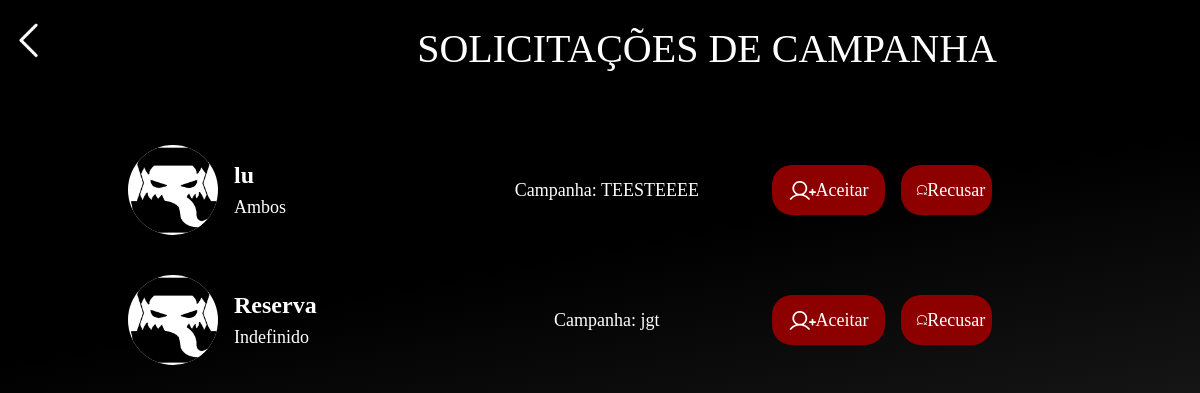
The page /chat/chat/gerenciar_solicitacoes/ (signed in) on the database its author committed.
### chat/models.py (models this page shows, shortened)
class SolicitacaoEntrada(models.Model):
    from home.models import Campanha, Perfil
    de_usuario = models.ForeignKey(Perfil, on_delete=models.CASCADE, related_name='solicitacoes_enviadas_campanha')
    para_campanha = models.ForeignKey(Campanha, on_delete=models.CASCADE, related_name='solicitacoes_entrada')
    status = models.CharField(max_length=20, default='Pendente')
    aceita = models.BooleanField(default=False)

### home/models.py (models this page shows, shortened)
class Perfil(models.Model):
    nomePerfil = models.ForeignKey(User, on_delete=models.CASCADE)
    slug = models.SlugField(User, unique=True)
    SESSION_CHOICES = (
        ('Online', 'Online'),
        ('Presencial', 'Presencial'),
    )
    PLAYER_TYPE_CHOICES = (
        ('Mestre', 'Mestre'),
        ('Jogador', 'Jogador'),
        ('Ambos', 'Ambos'),
    )
    RPG_SYSTEM_CHOICES = (
        ('Dungeons & Dragons', 'Dungeons & Dragons'),
        ('Tormenta20', 'Tormenta20'),
        ('Ordem Paranormal', 'Ordem Paranormal'),
        ('Call of Cthulhu', 'Call of Cthulhu'),
        ('Outros', 'Outros'),
    )
    fotoConta = models.ImageField(upload_to='images/profilePictures')
    tipo_sessao = models.CharField(max_length=20, choices=SESSION_CHOICES, null=True)
    tipo_player = models.CharField(max_length=20, choices=PLAYER_TYPE_CHOICES, null=True)
    descricao = models.TextField(max_length=256, null=True)
    sistema_rpg = models.CharField(max_length=20, choices=RPG_SYSTEM_CHOICES, null=True)
    idade = models.IntegerField(null=True)

class Campanha(models.Model):
    nomeMestre = models.ForeignKey(Perfil, on_delete=models.CASCADE)
    SISTEMAS_RPG_CHOICES = (
        ('Dungeons & Dragons', 'Dungeons & Dragons'),
        ('Ordem Paranormal', 'Ordem Paranormal'),
        ('Tormenta20', 'Tormenta20'),
        ('Call of Cthulu', 'Call of Cthulu'),
        ('Outro', 'Outro')
    )
    AMBIENTES_RPG_CHOICES = (
        ('Online', 'Online'),
        ('Presencial', 'Presencial')
    )
    GENERO_RPG_CHOICES = (
        ('Aventura', 'Aventura'),
        ('Fantasia', 'Fantasia'),
        ('Histórico', 'Histórico'),
        ('Mistério', 'Mistério'),
        ('Suspense', 'Suspense'),
        ('Terror', 'Terror'),
    )
    nomeCampanha = models.CharField(max_length=52, null=True)
    sistemaCampanha = models.CharField(max_length=100, choices=SISTEMAS_RPG_CHOICES, null=True)
    descricaoCampanha = models.TextField(max_length=256, null=True)
    fotoCampanha = models.ImageField(upload_to='images/FotoCampanha/', null=True)
    ambienteCampanha = models.CharField(max_length=100, choices=AMBIENTES_RPG_CHOICES, null=True)
    numeroJogadores = models.IntegerField(null=True)
    diasSessao = models.CharField(max_length=52, null=True)
    generoRPG = models.CharField(max_length=100, choices=GENERO_RPG_CHOICES, null=True)

### chat/views.py (the view)
# urls.py: path('chat/gerenciar_solicitacoes/', views.gerenciar_solicitacoes, name='gerenciar_solicitacoes'),
@login_required
def gerenciar_solicitacoes(request, campanha_id=None):
    from home.models import Campanha
    campanha = None  # Inicialmente defina campanha como None
    campanhas_do_mestre = Campanha.objects.filter(nomeMestre__nomePerfil=request.user)
    if campanha_id:
        campanha = get_object_or_404(Campanha, pk=campanha_id)
        if campanha.nomeMestre.nomePerfil != request.user:
            return HttpResponseForbidden('Você não tem permissão para gerenciar solicitações desta campanha.')
        solicitacoes = SolicitacaoEntrada.objects.filter(para_campanha=campanha, aceita=False, status='Pendente')
    else:
        solicitacoes = SolicitacaoEntrada.objects.filter(para_campanha__in=campanhas_do_mestre, aceita=False, status='Pendente')
    context = {
        'campanha': campanha,
        'solicitacoes': solicitacoes,
    }
    return render(request, 'principal/gerenciar_solicitacoes.html', context)

### home/templates/principal/gerenciar_solicitacoes.html (shortened to what this page needs)
{% extends "principal/base.html" %}
{% load static %}
{% block head %}
<link rel="stylesheet" href="{% static 'css/global-ia.css' %}" />
<link rel="stylesheet" href="{% static 'css/buscar-usuario.css'%}" />
<link rel="stylesheet" href="{% static 'css/responsivity.css'%}">
{% endblock %}
{% block conteudo %}
<div class="amigos1">
<div class="flex" style="height: 100vh;">
  <div class="add-area flex">
    <div class="add-contacts flex">
      <button style="all: unset;" onclick="goBack()">
        <img class="down-arrow-1-41" alt="" src="{% static 'img/public/downarrow-1-4@2x.png'%}" id="downArrow14"/>
      </button>
      <div id="amizades">SOLICITAÇÕES DE CAMPANHA</div>
    </div>
    <div class="contact-list flex">
      {% for solicitacao in solicitacoes %}
        {% if solicitacao.status == 'Pendente' %}
        <div onclick="initMob()" class="amizade">
          <div class="image-50-group">
            {% if solicitacao.de_usuario.fotoConta == "Indefinido" %}
              <img style="background-color: white;" class="contact-icon" alt="" src="{% static 'img/ain.png' %}"/>
            {% else %}
            <img class="contact-icon" alt="" src="{{ solicitacao.de_usuario.fotoConta.url }}"/>
            {% endif %}
          </div>
          <div class="contact-write">
            <b><a href="{% url 'exibir_perfil' solicitacao.de_usuario.slug %}">{{ solicitacao.de_usuario.nomePerfil.username }}</a></b>
            <p class="e-a-mesa">{{ solicitacao.de_usuario.tipo_player }}</p>
          </div>
          <div class='mesa'>
            <p>Campanha: {{ solicitacao.para_campanha.nomeCampanha }}</p>
          </div>
          <div class="addbutton flex">
            <a class="flex" href="{% url 'aceitar_solicitacao_camp' solicitacao.id %}">
            <img src="{% static 'img/public/add-player.svg' %}" alt="">
            <p>Aceitar</p>
            </a>
          </div>
          <div class="addbutton flex">
            <a class="flex" href="{% url 'recusar_solicitacao_camp' solicitacao.id %}">
            <img style="height: 80%; width: 18%;" src="{% static 'img/public/reject.svg' %}" alt="">
            <p>Recusar</p>
            </a>
          </div>
        </div>
        {% endif %}
        {% empty %}
          <p>Nenhuma solicitação recebida.</p>
      {% endfor%}
    </div>
  </div>
</div>
</div>
{% endblock conteudo %}

### static/css/global-ia.css (style rules this page uses)
* { margin: 0; }
.flex { display: flex; align-items: center; justify-content: center; }
body { margin: 0; overflow-x: hidden; }
button { all: initial; }
:root { --body: Raleway; --header-12: "a Absolute Empire"; --font-merriweather: Merriweather; --font-inter: Inter; --font-size-8xl: clamp(14px, 2.3vw, 27px); --font-size-21xl: clamp(20px, 3.4vw, 40px); --header-12-size: clamp(18px, 2.5vw, 32px); --font-size-lg: clamp(14px, 1.5vw, 18px); --font-size-lgi: clamp(14px, 2vw, 32px); --font-size-3xs: clamp(10px, 2vw, 24px); --font-size-smi: clamp(13px, 1.5vw, 18px); --font-size-5xs: clamp(8px, 1.8vw, 18px); --title-size: 96px; --font-size-mid: 17px; --font-size-5xl: clamp(12px, 2.3vw, 24px); --font-size-65xl: clamp(40px, 8vw, 84px); --font-size-45xl: clamp(24px, 6vw, 64px); --font-size-sm: clamp(14px, 1.2vw, 18px); --body-size: clamp(14px, 2vw, 32px); --font-size-17xl: clamp(12px, 2.5vw ,36px); --title-size: clamp(64px, 3vw, 96px); --title-13-size: clamp(25px, 3vw, 36px); --font-size-9xl: clamp(24px, 5.4vw, 56px); --subtitle-22-size: clamp(17px,1.7vw, 32px); --font-size-xl: clamp(16px, 2.5vw, 32px); --font-size-4xl: clamp(17px,2vw,23px); --font-size-29xl: clamp(15px, 2.5vw ,36px); --br-xl: 20px; --br-8xs: 5px; --br-3xs: 10px; --br-31xl: 50px; --br-mini: 15px; --br-194xl: 213px; --color-black: #000; --color-white: #fff; --color-darkred: #8c0000; --color-limegreen-100: #00de3f; --dragonblood: #df0101; --mudbase: #a8233c; --darkred: #760d21; --lightredwine: #cc667c; }

### static/css/buscar-usuario.css (style rules this page uses)
.amigos1 { position: relative; width: 100%; text-align: justify; font-size: var(--font-size-smi); color: var(--color-white); font-family: var(--body); background: linear-gradient(169deg, #000 35.32%, rgba(53, 51, 51, 0.50) 218.41%); }
.add-area { flex-direction: column; width: 100%; height: 100%; justify-content: start; gap: 1rem; }
.add-contacts { width: 100%; padding: 1rem 0; justify-content: start; gap: 30%; }
#amizades { font-size: var(--font-size-21xl); font-family: var(--header-12); text-shadow: 0 4px 4px rgba(0, 0, 0, 0.25); }
.down-arrow-1-41 { height: clamp(26px, 5vw, 80px); cursor: pointer; }
.contact-list { flex-direction: column; width: 80%; margin-top: 1.5rem; height: 65%; justify-content: start; align-items: start; gap: 1.5rem; overflow-y: auto; }
.amizade { all: unset; display: flex; justify-content: start; width: 90%; padding: 0.5rem; border-radius: 15px; gap: 1rem; align-items: center; }
.image-50-group { display: flex; align-items: end; }
.contact-icon { height: clamp(50px, 9vw, 90px); width: clamp(50px, 9vw, 90px); border-radius: 100%; }
.contact-write { display: flex; flex-direction: column; align-items: start; justify-content: center; gap: 0.5rem; width: 70%; overflow: hidden; white-space: nowrap; }
.contact-write a { color: white; text-decoration: none; font-size: var(--font-size-lgi); width: 100%; white-space: nowrap; overflow: hidden; text-overflow: ellipsis; }
.e-a-mesa { font-size: var(--font-size-lg); width: 100%; white-space: nowrap; overflow: hidden; text-overflow: ellipsis; }
.addbutton { padding: 1rem; border-radius: 20px; background: #8C0000; height: 20%; justify-content: space-evenly; width: 20%; }
.addbutton a { all: unset; display: flex; align-items: center; justify-content: space-evenly; cursor: pointer; width: 100%; }
.addbutton img { width: 1.75rem; }

### home/templates/principal/gerenciar_solicitacoes.html (style rules this page uses)
.mesa { width: 100%; display: flex; align-itens: center; justify-content: center }

### rows shown on the page
SolicitacaoEntrada: de_usuario.nomePerfil.username "lu", de_usuario.tipo_player "Ambos", para_campanha.nomeCampanha "TEESTEEEE"
SolicitacaoEntrada: de_usuario.nomePerfil.username "Reserva", de_usuario.tipo_player "Indefinido", para_campanha.nomeCampanha "jgt"
